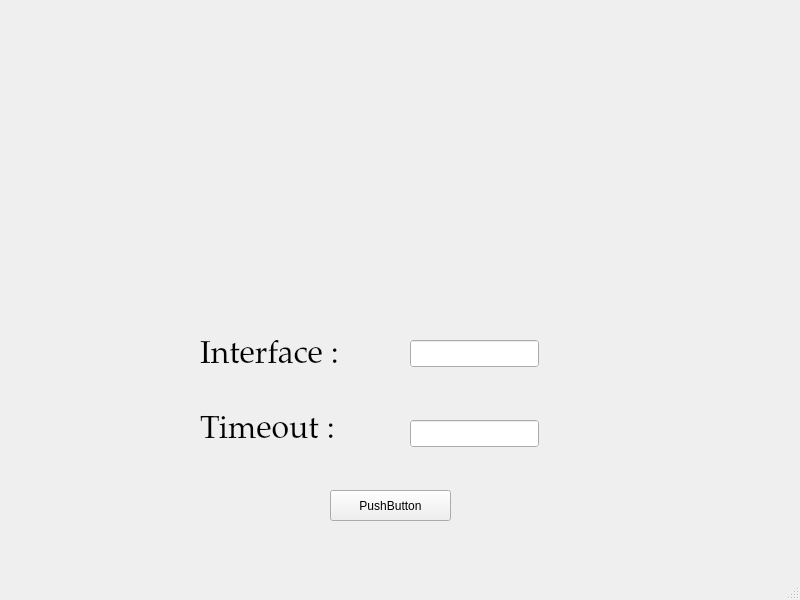
<?xml version="1.0" encoding="UTF-8"?>
<ui version="4.0">
 <class>MainWindow</class>
 <widget class="QMainWindow" name="MainWindow">
  <property name="geometry">
   <rect>
    <x>0</x>
    <y>0</y>
    <width>800</width>
    <height>600</height>
   </rect>
  </property>
  <property name="windowTitle">
   <string>MainWindow</string>
  </property>
  <property name="autoFillBackground">
   <bool>true</bool>
  </property>
  <widget class="QWidget" name="centralwidget">
   <widget class="QLineEdit" name="lineEdit1">
    <property name="geometry">
     <rect>
      <x>410</x>
      <y>340</y>
      <width>129</width>
      <height>27</height>
     </rect>
    </property>
    <property name="sizePolicy">
     <sizepolicy hsizetype="Fixed" vsizetype="Fixed">
      <horstretch>0</horstretch>
      <verstretch>0</verstretch>
     </sizepolicy>
    </property>
    <property name="font">
     <font>
      <family>URW Chancery L</family>
      <pointsize>18</pointsize>
     </font>
    </property>
    <property name="autoFillBackground">
     <bool>true</bool>
    </property>
    <property name="inputMethodHints">
     <set>Qt::ImhHiddenText|Qt::ImhNoAutoUppercase</set>
    </property>
   </widget>
   <widget class="QLabel" name="label1">
    <property name="geometry">
     <rect>
      <x>200</x>
      <y>320</y>
      <width>191</width>
      <height>71</height>
     </rect>
    </property>
    <property name="font">
     <font>
      <family>URW Palladio L</family>
      <pointsize>24</pointsize>
     </font>
    </property>
    <property name="autoFillBackground">
     <bool>true</bool>
    </property>
    <property name="text">
     <string>Interface :</string>
    </property>
   </widget>
   <widget class="QLineEdit" name="lineEdit1_2">
    <property name="geometry">
     <rect>
      <x>410</x>
      <y>420</y>
      <width>129</width>
      <height>27</height>
     </rect>
    </property>
    <property name="sizePolicy">
     <sizepolicy hsizetype="Fixed" vsizetype="Fixed">
      <horstretch>0</horstretch>
      <verstretch>0</verstretch>
     </sizepolicy>
    </property>
    <property name="font">
     <font>
      <family>URW Chancery L</family>
      <pointsize>18</pointsize>
     </font>
    </property>
    <property name="autoFillBackground">
     <bool>true</bool>
    </property>
    <property name="inputMethodHints">
     <set>Qt::ImhHiddenText|Qt::ImhNoAutoUppercase</set>
    </property>
   </widget>
   <widget class="QLabel" name="label1_2">
    <property name="geometry">
     <rect>
      <x>200</x>
      <y>390</y>
      <width>191</width>
      <height>81</height>
     </rect>
    </property>
    <property name="font">
     <font>
      <family>URW Palladio L</family>
      <pointsize>24</pointsize>
     </font>
    </property>
    <property name="autoFillBackground">
     <bool>true</bool>
    </property>
    <property name="text">
     <string>Timeout :</string>
    </property>
   </widget>
   <widget class="QLabel" name="label">
    <property name="geometry">
     <rect>
      <x>160</x>
      <y>70</y>
      <width>401</width>
      <height>231</height>
     </rect>
    </property>
    <property name="autoFillBackground">
     <bool>true</bool>
    </property>
    <property name="text">
     <string>&lt;html&gt;&lt;head/&gt;&lt;body&gt;&lt;p&gt;&lt;img src=&quot;:/small_400/small_400.jpg&quot;/&gt;&lt;/p&gt;&lt;/body&gt;&lt;/html&gt;</string>
    </property>
   </widget>
   <widget class="QPushButton" name="pushButton">
    <property name="geometry">
     <rect>
      <x>330</x>
      <y>490</y>
      <width>121</width>
      <height>31</height>
     </rect>
    </property>
    <property name="text">
     <string>PushButton</string>
    </property>
   </widget>
  </widget>
  <widget class="QMenuBar" name="menubar">
   <property name="geometry">
    <rect>
     <x>0</x>
     <y>0</y>
     <width>800</width>
     <height>25</height>
    </rect>
   </property>
  </widget>
  <widget class="QStatusBar" name="statusbar"/>
 </widget>
 <resources>
  <include location="../icon.qrc"/>
 </resources>
 <connections/>
</ui>
